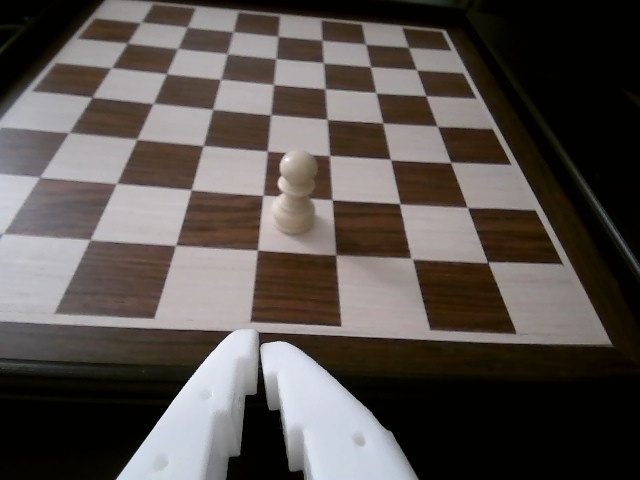
#> input picture references/lerobot-llm-chess/archive/chess_test_images/current_view.jpg, 640 x 480 px
$ python -i vision_control.py   (imports and definitions only)
#> lines starting #> are read from the running program, lines starting #| are printed output that depends on the picture; after the words box and inside, x2 and y2 are one past the last pixel; in counts of white or black regions, pixels touching at a corner belong together
#> further down, picture is the input picture: shape (480, 640, 3); mean B, G, R 77.3, 81.3, 87.3
from __future__ import annotations

import argparse
import msvcrt
import sys
import time
from dataclasses import dataclass

import cv2
import numpy as np

from so101_arm.arm_controller import ArmController

# [4 lines not run here, left out]

FIRST_PERSON_CAMERA = 1
DEFAULT_BLACK_THRESHOLD = 129


@dataclass(frozen=True)
class Detection:
    x: float
    y: float
    radius: float
    circularity: float


class LiveDetectionView:
    """Tk preview used alongside the control loop (works with headless OpenCV)."""

    # [66 lines left out: functions __init__, show, close, not called in this run]


def detect_black_circle(
    frame: np.ndarray,
    threshold: int = DEFAULT_BLACK_THRESHOLD,
    min_area: int = 500,
    min_radius: float = 28,
    edge_margin: int = 0,
    min_local_contrast: float = 45,
) -> Detection | None:
#> called with threshold = 129, min_area = 500, min_radius = 28, edge_margin = 0, min_local_contrast = 45
    gray = cv2.cvtColor(frame, cv2.COLOR_BGR2GRAY)
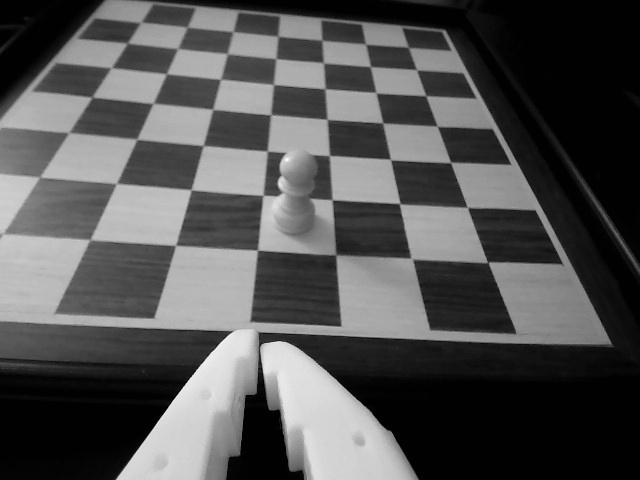
#> gray: shape (480, 640); min 0, max 254, mean 82.6
    # A circle on a screen becomes an ellipse under perspective. Median blur
    # removes camera/screen moire without rounding rectangular objects as much
    # as Gaussian blur does.
    gray = cv2.medianBlur(gray, 7)
    mask = cv2.threshold(gray, threshold, 255, cv2.THRESH_BINARY_INV)[1]
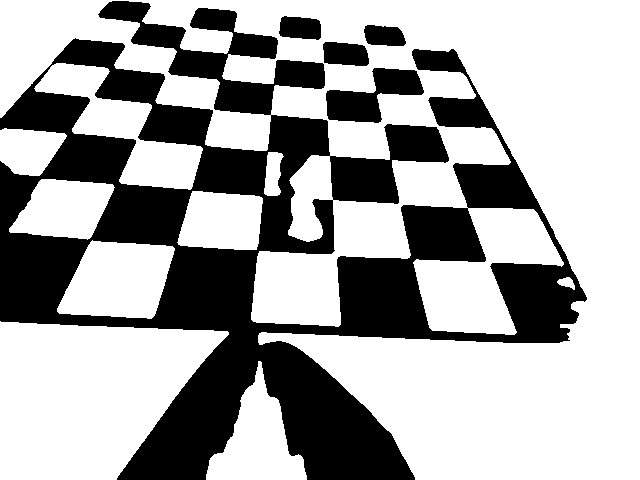
#> mask: shape (480, 640); 65.7% white; 5 black regions, box (x1, y1, x2, y2) and area: (0, 1, 587, 480) 100245, (326, 68, 424, 123) 2728, (323, 42, 369, 66) 934, (279, 16, 321, 40) 831, (364, 25, 406, 46) 720
    mask = cv2.morphologyEx(mask, cv2.MORPH_OPEN, np.ones((5, 5), np.uint8))
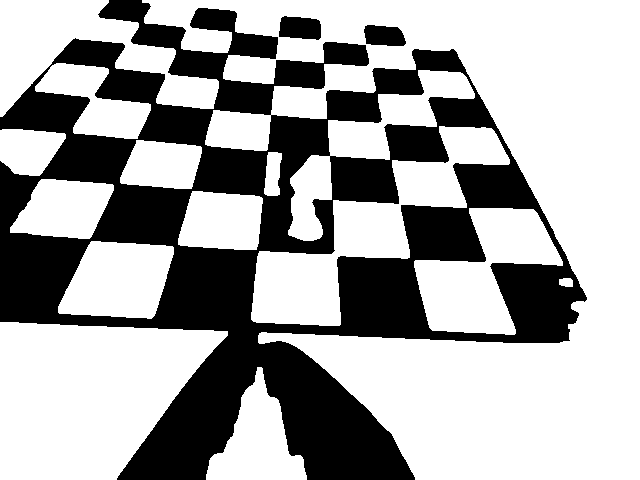
#> mask: shape (480, 640); 65.6% white; 3 black regions
    contours, _ = cv2.findContours(mask, cv2.RETR_EXTERNAL, cv2.CHAIN_APPROX_SIMPLE)
#> contours = 15 contours; largest, box (x1, y1, x2, y2) and area: (142, 0, 640, 480) 99672, (0, 322, 228, 480) 26128, (251, 126, 510, 326) 14596, (0, 0, 219, 117) 10498, (414, 208, 563, 335) 9566
    candidates: list[tuple[float, Detection]] = []
    for contour in contours:
        area = cv2.contourArea(contour)
        perimeter = cv2.arcLength(contour, True)
        if area < min_area or perimeter <= 0:
            continue
        circularity = 4 * np.pi * area / (perimeter * perimeter)
        (x, y), radius = cv2.minEnclosingCircle(contour)
        height, width = frame.shape[:2]
        touches_edge = (
            x - radius <= edge_margin
            or y - radius <= edge_margin
            or x + radius >= width - edge_margin
            or y + radius >= height - edge_margin
        )
        if len(contour) < 5:
            continue
        (_, _), (axis_a, axis_b), _ = cv2.fitEllipse(contour)
        ellipse_area = np.pi * axis_a * axis_b / 4
        ellipse_fill = area / ellipse_area if ellipse_area > 0 else 0
        axis_ratio = min(axis_a, axis_b) / max(axis_a, axis_b) if max(axis_a, axis_b) > 0 else 0
        contour_mask = np.zeros(gray.shape, dtype=np.uint8)
        cv2.drawContours(contour_mask, [contour], -1, 255, -1)
        expanded_mask = cv2.dilate(contour_mask, np.ones((31, 31), np.uint8))
        ring_mask = cv2.subtract(expanded_mask, contour_mask)
        inside_brightness = cv2.mean(gray, mask=contour_mask)[0]
        ring_brightness = cv2.mean(gray, mask=ring_mask)[0]
        local_contrast = ring_brightness - inside_brightness
        # ellipse_fill rejects black rectangles, while axis_ratio still allows
        # a strongly foreshortened screen circle. Local contrast identifies the
        # black target on its bright screen instead of dark round scene objects.
        if (
            circularity >= 0.58
            and ellipse_fill >= 0.82
            and axis_ratio >= 0.30
            and local_contrast >= min_local_contrast
            and radius >= min_radius
            and not touches_edge
        ):
            score = area * local_contrast
            candidates.append((score, Detection(x, y, radius, float(circularity))))
#> this loop made 15 passes
#> (area, perimeter, circularity, x, y, radius, touches_edge, axis_a) on passes 4, 6, 7, 9: (6696.5, 344.8, 0.708, 115.5, 279.5, 66.05, False, 86.43), (4099, 265.3, 0.732, 220, 221, 47.89, False, 68.08), (4329, 285.3, 0.668, 61.5, 208.5, 56.61, False, 63.4), (3054.5, 235.2, 0.694, 160.5, 164.5, 44.12, False, 53.43)
#> (area, perimeter, circularity, x, y, radius, touches_edge, axis_a) on passes 1, 2, 5, 8, 10, 11: (5560.5, 383.2, 0.476, 256, 434, 67.24, True, 80.68), (26128, 697.7, 0.674, 110.6, 400.5, 135.6, True, 172.7), (9565.5, 581.3, 0.356, 483.8, 270.5, 78.82, False, 104.1), (562, 115.8, 0.527, 272.9, 173.6, 22.17, False, 14.56), (2266, 195.1, 0.748, 31.7, 145, 35.07, True, 48.97), (14596, 974.9, 0.193, 372.5, 225, 153.6, False, 93.88)
#> pass 1, in detect_black_circle, `ring_mask = cv2.subtract(expanded_mask, contour_mask)`:
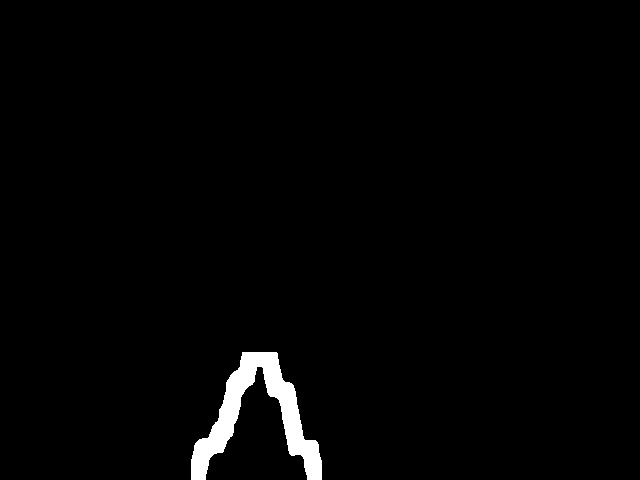
#> ring_mask: shape (480, 640); 1.7% white; 1 white region, box (x1, y1, x2, y2) and area: (191, 352, 322, 480) 5359
#> pass 2, in detect_black_circle, `ring_mask = cv2.subtract(expanded_mask, contour_mask)`:
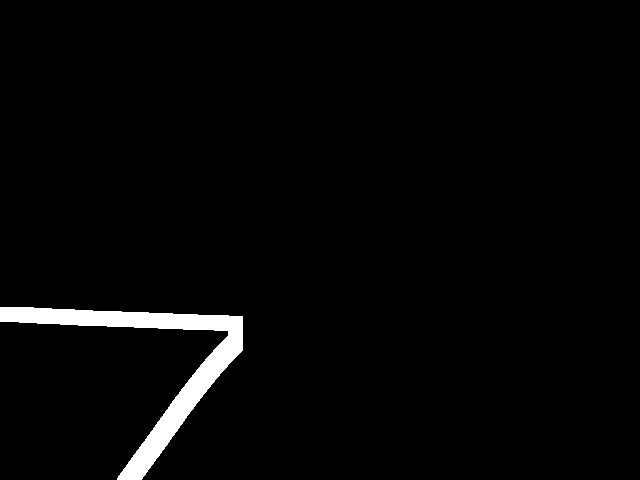
#> ring_mask: shape (480, 640); 2.5% white; 1 white region, box (x1, y1, x2, y2) and area: (0, 307, 243, 480) 7616
#> after the loop:
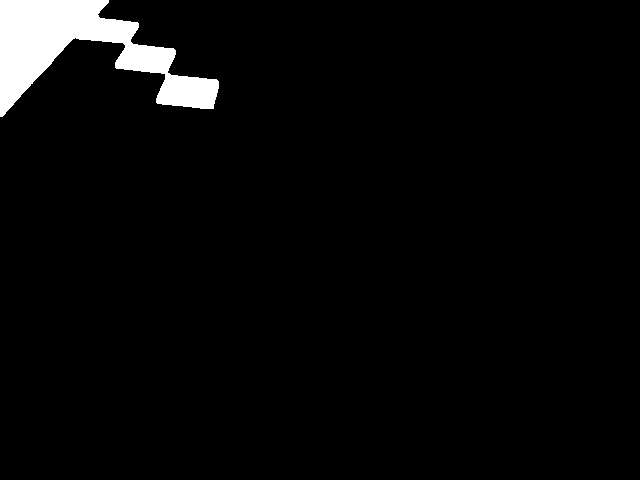
#> contour_mask: shape (480, 640); 3.5% white; 1 white region, box (x1, y1, x2, y2) and area: (0, 0, 219, 117) 10866
#> after the loop:
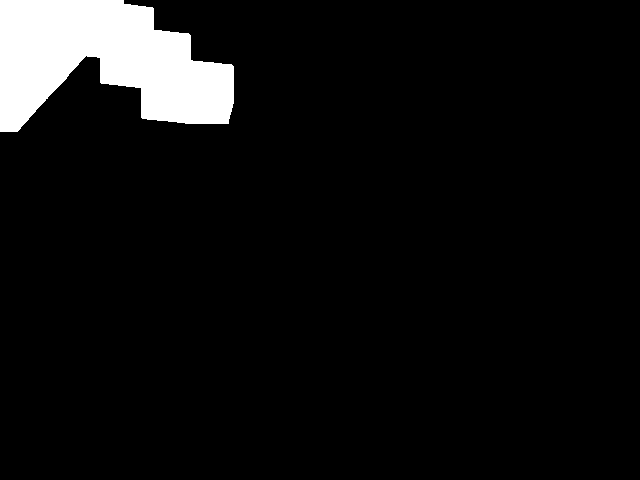
#> expanded_mask: shape (480, 640); 6.6% white; 1 white region, box (x1, y1, x2, y2) and area: (0, 0, 234, 132) 20381
#> after the loop, candidates = 4 items
    return max(candidates, default=(0, None), key=lambda item: item[0])[1]


# [164 lines left out: functions visual_servo_delta, stop_requested, main, not called in this run]


# [2 lines not run here, left out]

>>> import cv2
>>> picture = cv2.imread('../../lerobot-llm-chess/archive/chess_test_images/current_view.jpg')
>>> result = detect_black_circle(picture)
